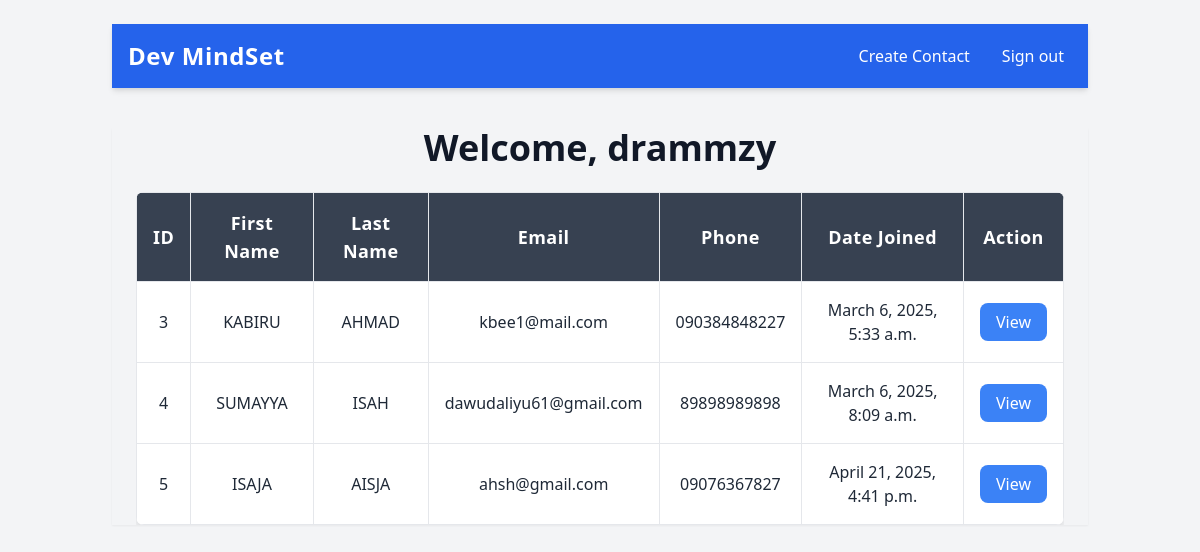
Screenshot of /dashboard (signed in) with the database file from the repository.
### pages/models.py (models this page shows)
class Record(models.Model):
    creation_date =models.DateTimeField(auto_now_add=True)
    first_name = models.CharField(max_length=100)
    last_name =models.CharField(max_length=100)
    email= models.CharField(max_length=50)
    phone_number = models.CharField(max_length=12)

### pages/views.py (the view)
# urls.py: path('dashboard', views.dashboard, name ="dashboard"),
@login_required(login_url='my-login')
def dashboard(reuest):
    my_contacts = Record.objects.all()
    context = {'records':my_contacts}
    return render(reuest,'pages/dashboard.html', context)

### pages/templates/pages/dashboard.html
{% extends 'pages/base.html' %}
{% block content %}
<body class="bg-gray-50">
    {% include 'pages/navbar.html' %}
    <div class="shadow-sm text-center ">
        <div class="container mx-auto px-6">
            <h1 class="text-4xl font-extrabold text-gray-900">Welcome, {{ user }}</h1>
            <br>
            <div class="overflow-x-auto">
                <table class="w-full border-collapse shadow-lg rounded-lg overflow-hidden">
                    <thead>
                        <tr class="bg-gray-700 text-white text-lg tracking-wide">
                            <th class="border p-4">ID</th>
                            <th class="border p-4">First Name</th>
                            <th class="border p-4">Last Name</th>
                            <th class="border p-4">Email</th>
                            <th class="border p-4">Phone</th>
                            <th class="border p-4">Date Joined</th>
                            <th class="border p-4">Action</th>
                        </tr>
                    </thead>
                    <tbody class="bg-white text-gray-800">
                        {% for record in records %}
                        <tr class="border-b hover:bg-gray-100 transition">
                            <td class="border p-4 text-center">{{ record.id }}</td>
                            <td class="border p-4 text-center">{{ record.first_name|upper }}</td>
                            <td class="border p-4 text-center">{{ record.last_name|upper }}</td>
                            <td class="border p-4 text-center">{{ record.email }}</td>
                            <td class="border p-4 text-center">{{ record.phone_number }}</td>
                            <td class="border p-4 text-center">{{ record.creation_date }}</td>
                            <td class="border p-4 text-center">
                                <a href="{% url 'record' record.id %}"
                                   class="bg-blue-500 text-white px-4 py-2 rounded-lg hover:bg-blue-600 transition">
                                    View
                                </a>
                            </td>
                        </tr>
                        {% endfor %}
                    </tbody>
                </table>
            </div>
        </div>
    </div>
</body>
{% endblock %}

### pages/templates/pages/base.html (shortened to what this page needs)
<!DOCTYPE html>
<html lang="en">
<head>
    <link href="https://cdn.jsdelivr.net/npm/tailwindcss@2.2.19/dist/tailwind.min.css" rel="stylesheet">
</head>
<body class="bg-gray-100">
    <main class="container mx-auto px-6 py-6">
        {% block content %}
        {% endblock %}
    </main>
</body>
</html>

### pages/templates/pages/navbar.html (shortened to what this page needs)
<nav class="bg-blue-600 text-white p-4 flex justify-between items-center w-full shadow-md">
    <div class="container mx-auto flex justify-between items-center">
        <a class="text-2xl font-extrabold tracking-wide"
           href="{% if user.is_authenticated %}{% url 'dashboard' %}{% else %}{% url 'home' %}{% endif %}">
            Dev MindSet
        </a>
        <div id="menu" class="hidden lg:flex lg:items-center space-x-6">
            {% if user.is_authenticated %}
                <a class="hover:text-gray-300 flex items-center" href="{% url 'create-contact' %}">
                    Create Contact
                </a>
                <a class="hover:text-gray-300 flex items-center" href="{% url 'logout-user' %}">
                    Sign out
                </a>
            {% endif %}
        </div>
    </div>
</nav>

### rows the page displays
Record: id "3", first_name "KABIRU", last_name "AHMAD", email "kbee1@mail.com", phone_number "090384848227", creation_date "March 6, 2025, 5:33 a.m."
Record: id "4", first_name "SUMAYYA", last_name "ISAH", email "dawudaliyu61@gmail.com", phone_number "89898989898", creation_date "March 6, 2025, 8:09 a.m."
Record: id "5", first_name "ISAJA", last_name "AISJA", email "ahsh@gmail.com", phone_number "09076367827", creation_date "April 21, 2025, 4:41 p.m."

### other values shown
{{ user }} "drammzy"
